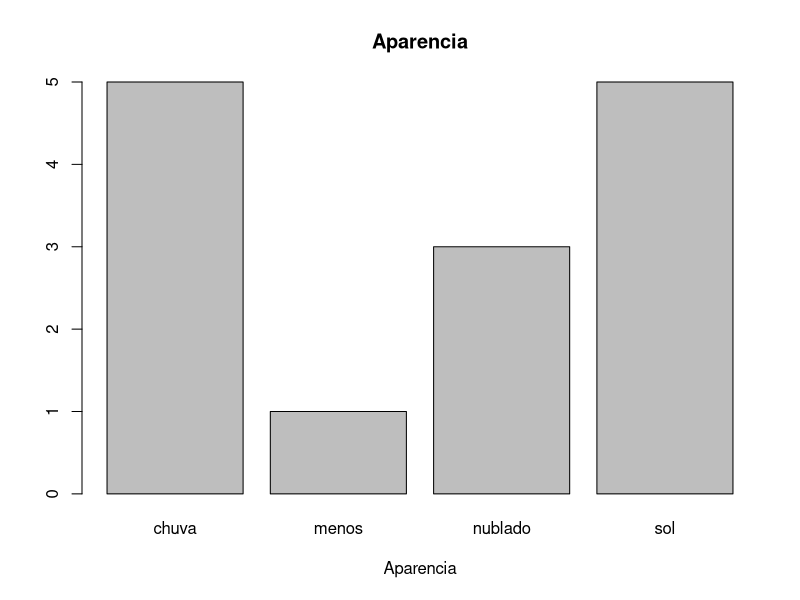
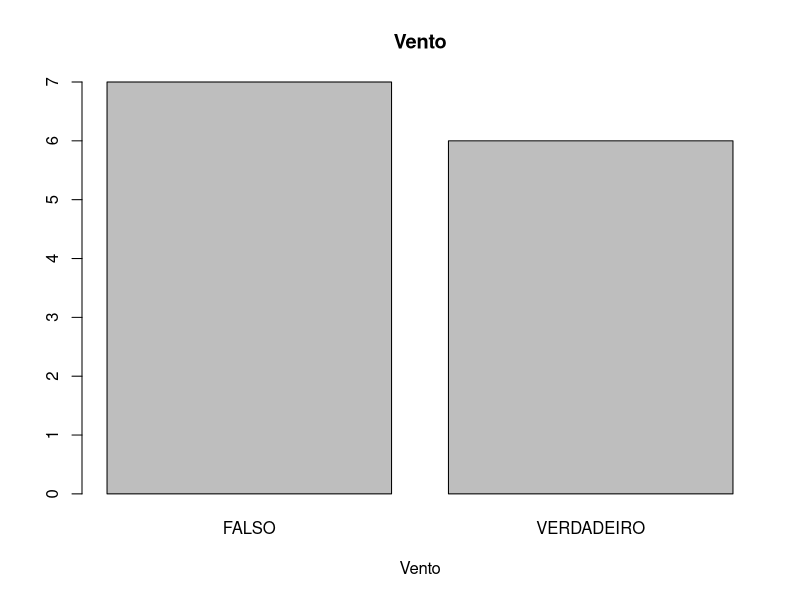
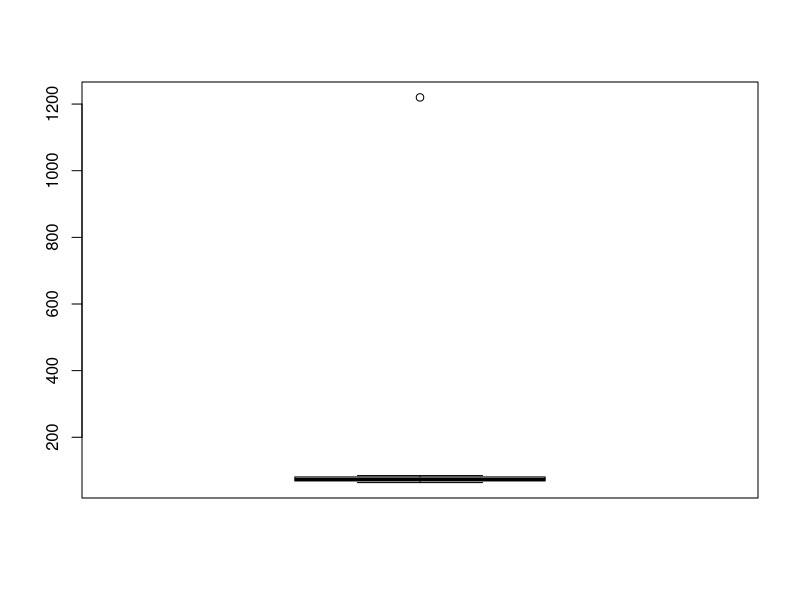
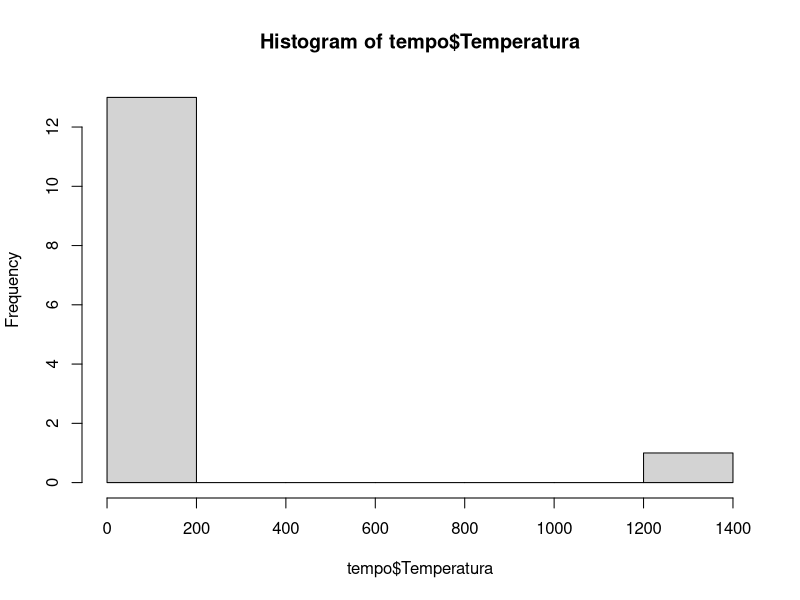
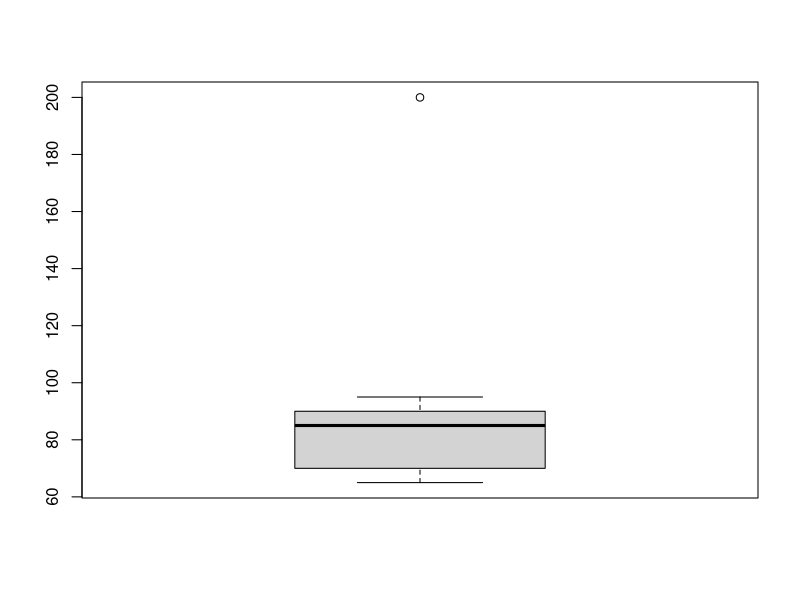
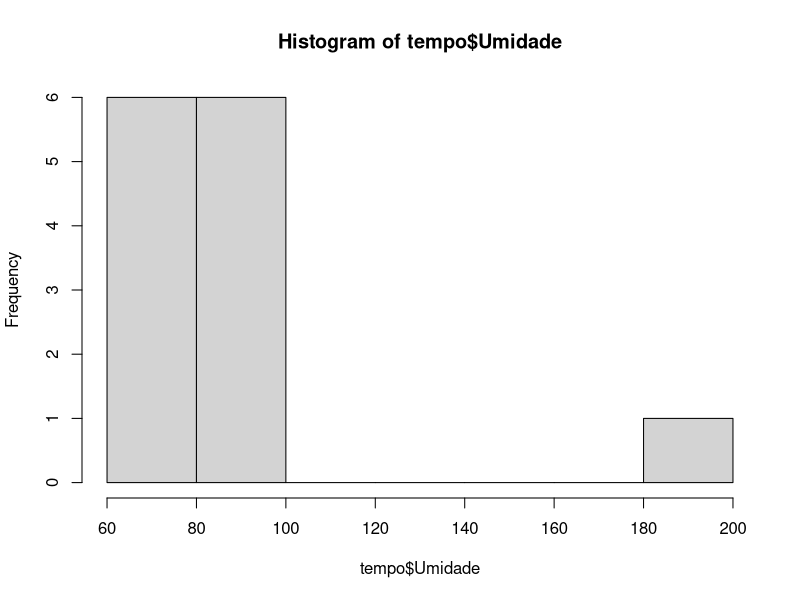

R code for these plots, in order: (Note: this script raises an error after producing the figures.)
## ---- chunk 1

#tempo = read.csv("tempo.csv", sep = ";", na.strings="",
#stringsAsFActors=T)


tempo = read.csv("tempo.csv", sep = ";", na.strings = "", stringsAsFactors = T)


head(tempo)

summary(tempo)


## ---- chunk 2
# explorar dados, Aparência

# aparencia

counts = table(tempo$Aparencia)
counts
barplot(counts, main="Aparencia", xlab="Aparencia")

#Gênero
counts = table(tempo$Vento)
counts
barplot(counts, main="Vento", xlab="Vento")

#Jogar
counts = table(tempo$Jogar)
counts
barplot

## ---- chunk 3

#Explorar, colunas numéricas

#Temperatura
summary(tempo$Temperatura)
boxplot(tempo$Temperatura)
hist(tempo$Temperatura)

#Umidade
summary(tempo$Umidade)
boxplot(tempo$Umidade)
hist(tempo$Umidade)

## ---- chunk 4
#valores faltantes NAs

tempo[!complete.cases(tempo),]


#aparencia tratar dominio

summary(tempo$Aparencia)
#não temos NAs

tempo[is.na(tempo$Aparencia),]
#opção, preencher com mediana

#subtituição com moda
tempo[tempo$Aparencia == 'menos' ,]$Aparencia = 'sol' 

#buscamos novamente aparencias
summary(tempo$Aparencia)

#remover levels não utilizados
tempo$Aparencia =   factor(tempo$Aparencia)

#visualizar novamente
summary(tempo$Aparencia)


## ---- chunk 5

#Temperatura - tratar dominio

summary(tempo$Temperatura)
#fora do dominio, numérico - ver idades anormais

tempo[tempo$Temperatura < -130 | tempo$Temperatura > 130 ,]$Temperatura

#não temos NAs
tempo[is.na(tempo$Temperatura),]

#opção, preencher com mediana
median(dados$Temperatura)

#subtituição
tempo[tempo$Temperatura < -135 | tempo$Temperatura > 130 ,]$Temperatura = median(tempo$Temperatura) 

#buscamos novamente temperaturas anormais
tempo[tempo$Temperatura< -135 | tempo$Temperatura > 130 ,]$Temperatura
summary(tempo$Temperatura)
## ---- chunk 6

#Umidade, dominio e NAs

summary(tempo$Umidade)

#fora do dominio, numérico - ver idades anormais
tempo[tempo$Umidade < 0 | tempo$Umidade > 100 ,]$Umidade

#Verifica NAs
tempo[is.na(tempo$Umidade),]

#atribuir mediana a NAs
tempo[is.na(tempo$Umidade),]$Umidade = median(tempo$Umidade,na.rm = T)

#subtituição
tempo[tempo$Umidade < 0 | tempo$Umidade > 100 ,]$Umidade = median(tempo$Umidade) 

#buscamos novamente idades anormais
tempo[tempo$Umidade < 0 | tempo$Umidade > 100 ,]
summary(tempo$Umidade)
## ---- chunk 7

#Vento NAs

summary(tempo$Vento)

#Verifica NAs
tempo[is.na(tempo$Vento),]

#substitui
tempo[is.na(tempo$Vento),]$Vento = 'FALSO'

#Verifica NAs
tempo[is.na(tempo$Vento),]
summary(tempo$Vento)
